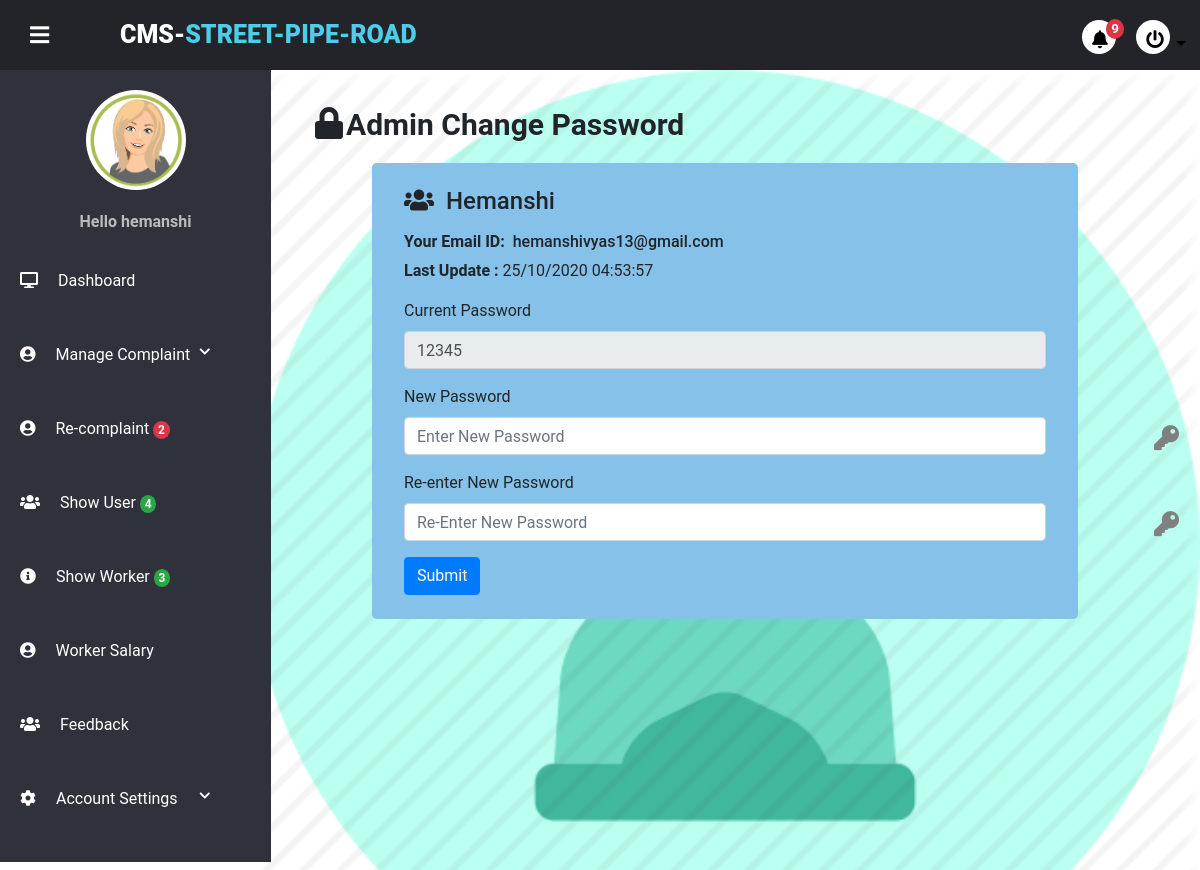
Screenshot of /project/admin/settingpwd.php (signed in) with the database file from the repository.
### tables this page shows
CREATE TABLE `usertb` (
  `user_id` int(11) NOT NULL,
  `user_name` varchar(20) NOT NULL,
  `last_name` varchar(20) NOT NULL,
  `user_email` varchar(100) NOT NULL,
  `user_role` varchar(100) NOT NULL,
  `user_image` varchar(255) NOT NULL,
  `user_city` varchar(100) NOT NULL,
  `pwd` varchar(255) NOT NULL,
  `security_que` varchar(100) NOT NULL,
  `sequrity_ans` varchar(100) NOT NULL,
  `contact` varchar(100) NOT NULL,
  `user_area` varchar(50) NOT NULL,
  `user_pincode` varchar(12) NOT NULL,
  `account_time` timestamp NOT NULL DEFAULT current_timestamp()
);

### project/admin/settingpwd.php (the view, shortened to what this page needs)
<!DOCTYPE html>
<html lang="en" dir="ltr">
<?php
include("partial/_dbconnect.php");
include("partial/link.php");
?>
<body>
    <div class="wrapper">
        <?php include("partial/header.php");?>
        <div class="main-container">
            <div class="accountpassword">
                <div class="aheader">
                    <h2><i class="fas fa-lock"></i><span>Admin Change Password</span></h2>
                </div>
                <div class="container" style="width: 80%;">
                    <div class="jumbotron pt-4 pb-4">
                        <?php
                            if(isset($_SESSION['loginadmin']) && $_SESSION['loginadmin']==true)
                            {
                                $aemail=$_SESSION['adminemail'];
                                $sql="SELECT * FROM `usertb` WHERE `user_email`='$aemail'";
                                $result=mysqli_query($conn,$sql);
                                while($row = mysqli_fetch_assoc($result))
                                {
                                    $aname=$row["user_name"];
                                    echo '<h4 class="mb-3"><i class="fas fa-users"></i>&nbsp;&nbsp;'.ucfirst($aname).'</h4>';
                                    echo '<h6><b>Your Email ID:</b>&nbsp;&nbsp;'.$row["user_email"].'</h6>';
                                    $almtime=date_create($row["account_time"]);
                                    echo ' <p><b>Last Update :</b>
                                    <span>'.date_format($almtime, 'd/m/Y H:i:s').'</span></p>';
                        echo '<form action="" method="post" onsubmit="return checkforblank()" name="changpwd" id="changpwd">
                            <div class="form-group">
                                <label for="current password">Current Password</label>
                                <input type="text" class="form-control" value="'.$row["pwd"].'" id="opwd" name="opwd"
                                    aria-describedby="emailHelp"readonly>
                            </div>
                            <div class="form-group">
                                <label for="new password"> New Password</label>
                                <input type="password" class="form-control" id="npwd" name="npwd"
                                    placeholder="Enter New Password">
                                    <i class="fas fa-key" onclick="show2()"></i>
                            </div>
                            <div class="form-group">
                                <label for="Reenter password">Re-enter New Password</label>
                                <input type="password" class="form-control" id="rpwd" name="rpwd"
                                    placeholder="Re-Enter New Password">
                                    <i class="fas fa-key" onclick="show()"></i>
                            </div>
                            <button type="submit" name="submit" class="btn btn-primary">Submit</button>
                        </form>';
                    }
                }
                ?>
                    </div>
                </div>
            </div>
        </div>
    </div>
</body>
</html>

### project/admin/partial/header.php (shortened to what this page needs)
<?php session_start();
include('_dbconnect.php');
?>
<div class="header">
    <div class="header-menu">
        <div class="title">
        CMS-<span>Street-Pipe-Road</span></div>
        <div class="sidebar-btn">
            <i class="fas fa-bars"></i>
        </div>
        <ul>
            <li>
                <div class="dropdown">
                    <a class="btn dropdown-toggle" type="button" id="dropdownMenu2" data-toggle="dropdown"
                        aria-haspopup="true" aria-expanded="false">
                        <?php
                            $nsql="SELECT * FROM `notify` WHERE (`sender_user_role`='user' OR `sender_user_role`='worker') AND status=0";
                            $nresult=mysqli_query($conn, $nsql);
                            $ncount= mysqli_num_rows($nresult);
                           ?>
                        <i class="fas fa-bell" style="position: relative; top: -5px; left: -3px;"></i><span
                            class="badge badge-danger"
                            style="border-radius: 50%; top:-18px; left:-5px"><?php echo $ncount; ?></span>
                    </a>
                </div>
            </li>
            <li>
                <div class="dropdown">
                    <a class="btn dropdown-toggle" type="button" id="dropdownMenu2" data-toggle="dropdown"
                        aria-haspopup="true" aria-expanded="false">
                        <i class="fas fa-power-off" style="position: relative; top: -5px; left: -3px;"></i>
                    </a>
                </div>
            </li>
        </ul>
    </div>
</div>
<div class="sidebar">
    <div class="sidebar-menu">
        <center class="profile">
                <?php
                        if(isset($_SESSION['loginadmin']) && $_SESSION['loginadmin']==true)
                        {
                            $aemail=$_SESSION['adminemail'];
                            $sql="SELECT * FROM `usertb` WHERE `user_email`='$aemail'";
                            $result=mysqli_query($conn,$sql);
                            while($row = mysqli_fetch_assoc($result))
                            {
                                $aname=$row["user_name"];
                                $aimage=$row["user_image"];
                                if($aimage=="")
                                {
                                    echo '<p style="margin-top:30px;color:#fff;"><a href="settingprofile.php"  style="color:#fff;">Edit Your Profile Info</a></p>';
                                }
                                else{
                                            echo ' <img src="'.$aimage.'" alt="" height="100px" width="100px" style="
                                            border-radius:50%;
                                            margin:20px 0px;
                                            ">';
                                 }
                                echo '<p>Hello '.$aname.'</p>';
                            }
                        }
                    ?>
        </center>
        <li class="item">
            <a href="index.php" class="menu-btn" active>
                <i class="fas fa-desktop"></i><span>Dashboard</span>
            </a>
        </li>
        <li class="item" id="profile">
            <a href="#profile" class="menu-btn">
                <i class="fas fa-user-circle"></i><span>Manage Complaint <i
                        class="fas fa-chevron-down drop-down"></i></span>
            </a>
        </li>
        <li class="item">
            <a href="recomplaint.php" class="menu-btn">
            <i class="fas fa-user-circle"></i><span>Re-complaint</span>
            <?php
                            $nsql="SELECT * FROM `recomplaint_tb`";
                            $nresult=mysqli_query($conn, $nsql);
                            $ncount= mysqli_num_rows($nresult);
                ?>
                        <span class="badge badge-danger"
                            style="border-radius: 50%; top:-18px; left:-5px"><?php echo $ncount; ?></span></span>
            </a>
        </li>
        <li class="item">
        <a href="manageuser.php" class="menu-btn">
                <i class="fas fa-users"></i><span>Show User </span>
        <?php
                            $nsql="SELECT * FROM `usertb`WHERE user_role='user'";
                            $nresult=mysqli_query($conn, $nsql);
                            $ncount= mysqli_num_rows($nresult);
            ?>
             <span class="badge badge-success"
                            style="border-radius: 50%; top:-18px; left:-5px"><?php echo $ncount; ?></span></span>
            </a></li>
        <li class="item">
            <a href="manageworker.php" class="menu-btn">
            <i class="fas fa-info-circle"></i><span>Show Worker </span>
                <?php
                            $nsql="SELECT * FROM `usertb`WHERE user_role='worker'";
                            $nresult=mysqli_query($conn, $nsql);
                            $ncount= mysqli_num_rows($nresult);
            ?>
             <span class="badge badge-success"
                            style="border-radius: 50%; top:-18px; left:-5px"><?php echo $ncount; ?></span></span>
            </a>
        </li>
        <li class="item">
            <a href="wsalary.php" class="menu-btn">
            <i class="fas fa-user-circle"></i><span>Worker Salary</span>
            </a>
        </li>
        <li class="item">
            <a href="shownotification.php" class="menu-btn">
                <i class="fas fa-users"></i><span>Feedback</span>
            </a>
        </li>
        <li class="item" id="settings">
            <a href="#settings" class="menu-btn">
                <i class="fas fa-cog"></i><span>Account Settings<i class="fas fa-chevron-down drop-down"></i></span>
            </a>
        </li>
    </div>
</div>

### project/admin/css/style.css (style rules this page uses)
* { margin: 0; padding: 0; list-style: none; text-decoration: none; box-sizing: border-box; transition: 0.5s; font-family: "Roboto", sans-serif; }
body { background: #fff; }
.wrapper .header { z-index: 1; background: #22242A; position: fixed; width: calc(100% - 0%); height: 70px; display: flex; top: 0; }
.wrapper .header .header-menu { width: calc(100% - 0%); height: 100%; display: flex; justify-content: space-between; align-items: center; padding: 0 20px; }
.wrapper .header .header-menu .title { color: #fff; font-size: 25px; text-transform: uppercase; font-weight: 900; padding-left: 100px; }
.wrapper .header .header-menu .title span { color: #4CCEE8; }
.wrapper .header .header-menu .sidebar-btn { color: #fff; position: absolute; margin-left: 10px; font-size: 22px; font-weight: 900; cursor: pointer; transition: 0.3s; transition-property: color; }
.wrapper .header .header-menu ul { display: flex; margin-top: 20px; }
.wrapper .header .header-menu ul li a { background: #fff; color: #000; display: block; margin: 0 10px; font-size: 18px; width: 34px; height: 34px; line-height: 35px; text-align: center; border-radius: 50%; transition: 0.3s; transition-property: background, color; }
.wrapper .sidebar { z-index: 1; background: #2F323A; position: fixed; top: 70px; width: 271px; height: calc(100% - 9%); transition: 0.3s; transition-property: width; overflow-y: auto; }
.wrapper .sidebar .sidebar-menu { overflow: hidden; }
.wrapper .sidebar .sidebar-menu .profile img { margin: 20px 0; width: 100px; height: 100px; border-radius: 50%; }
.wrapper .sidebar .sidebar-menu .profile p { color: #bbb; font-weight: 700; margin-bottom: 10px; }
.wrapper .sidebar .sidebar-menu .item { width: 250px; overflow: hidden; }
.wrapper .sidebar .sidebar-menu .item .menu-btn { display: block; color: #fff; position: relative; padding: 25px 20px; transition: 0.3s; transition-property: color; }
.wrapper .sidebar .sidebar-menu .item .menu-btn i { margin-right: 20px; }
.wrapper .sidebar .sidebar-menu .item .menu-btn .drop-down { float: right; font-size: 12px; margin-top: 3px; }
.wrapper .main-container { width: (100% - 250px); margin-top: 70px; margin-left: 250px; padding: 15px; background: url(image/pprocess.png)no-repeat; background-size: cover; height: 100vh; transition: 0.3s; }
.accountpassword .aheader { margin: 20px 50px; }
.accountpassword .aheader h2 span { padding-left: 3px; font-size: 30px; font-weight: 700; }

### project/admin/settingpwd.php (style rules this page uses)
.jumbotron { background: #85C1E9; }
form i { position:absolute; font-size:25px; color:gray; }
i.fa-key { margin:-30px 0 0 750px; }

### rows the page displays
usertb: user_image (picture), user_name "hemanshi", user_name "Hemanshi", user_email "hemanshivyas13@gmail.com", account_time "25/10/2020 04:53:57", opwd "12345"

### other values shown
$ncount "9"
$ncount "2"
$ncount "4"
$ncount "3"
